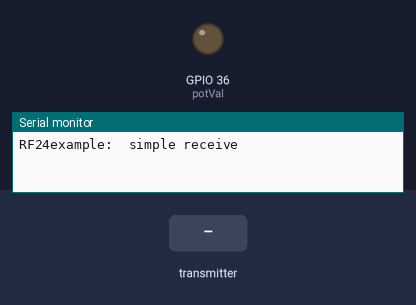
The sketch below on a simulated ESP32. On the bench: output pins drawn as LEDs (lit = HIGH), the last lines printed to the serial monitor. Inputs (shaded band) come from the test bench. No radio packets arrive unless stated.

Above: at 1.2 s.
1.3 s: the transmitter starts sending rec_data = 64
At 2.5 s:
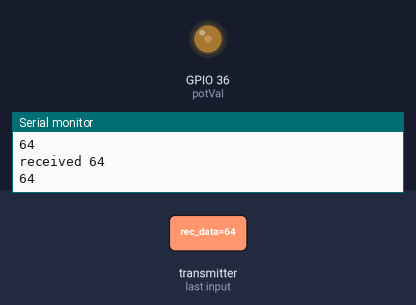
2.8 s: the transmitter starts sending rec_data = 128
At 3.7 s:
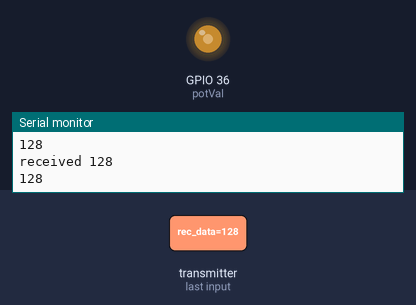
4.3 s: the transmitter starts sending rec_data = 255
At 4.9 s:
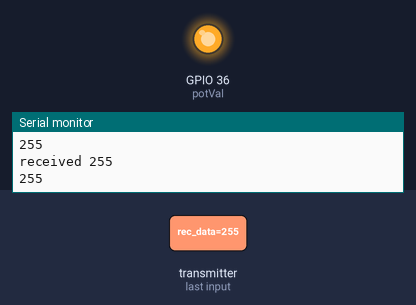
Timing chart, 0 to 7.3 s (numbered marks = the images above; inputs shaded):
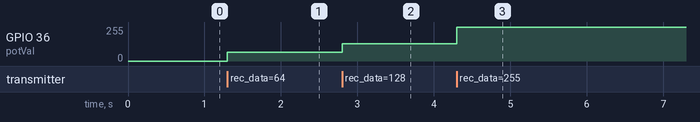

Measured:
- after the input at 1.3 s, GPIO 36 (potVal): 0/255 → 64/255 at once
- after the input at 2.8 s, GPIO 36 (potVal): 64/255 → 128/255 at once
- after the input at 4.3 s, GPIO 36 (potVal): 128/255 → 255/255 at once

The sketch:

receiver_fuzz.ino
```cpp
/*
* Simple sketch for nRF24L01+ radios  Receive side.
*
* Updated: Dec 2014 by TMRh20. Simplified Mar 2019 RMH.
*/

#include <SPI.h>
#include "RF24.h"

/* Hardware configuration: Set up nRF24L01 radio on SPI bus plus pins 7 & 8 */
RF24 radio(32,14);

byte addresses[][6] = {"1Node","2Node"};
int val;
int potVal = A0;

void setup() {

  Serial.begin(115200);
  Serial.println(F("RF24example:  simple receive"));


  radio.begin();

  // Set the PA Level low to prevent power supply related issues since this is a
 // getting_started sketch, and the likelihood of close proximity of the devices. RF24_PA_MAX is default.
  radio.setPALevel(RF24_PA_LOW);


    radio.openWritingPipe(addresses[1]);
    radio.openReadingPipe(1,addresses[0]);


  // Start the radio listening for data
  radio.startListening();
}

void loop() {

    byte rec_data;

    if( radio.available()){
                                                                    // Variable for the received timestamp
      while (radio.available()) {                                   // While there is data ready
        radio.read( &rec_data, 1 );             // Get the payload
      }


      Serial.print("received ");
      Serial.println(rec_data);
      val = map(rec_data, 0, 63, 0, 63);
      analogWrite(potVal, val);
      Serial.println(val);

      delay(5);
   }


} // Loop
```
